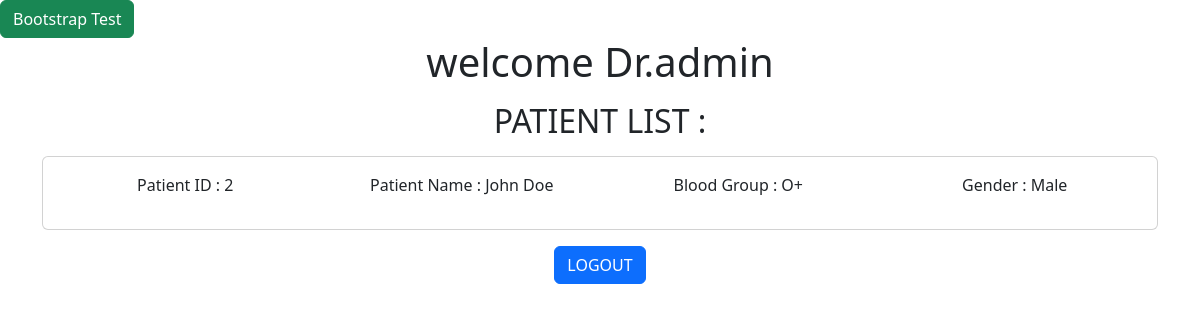
Page /doctor_dashboard (signed in) on the earlier database version.
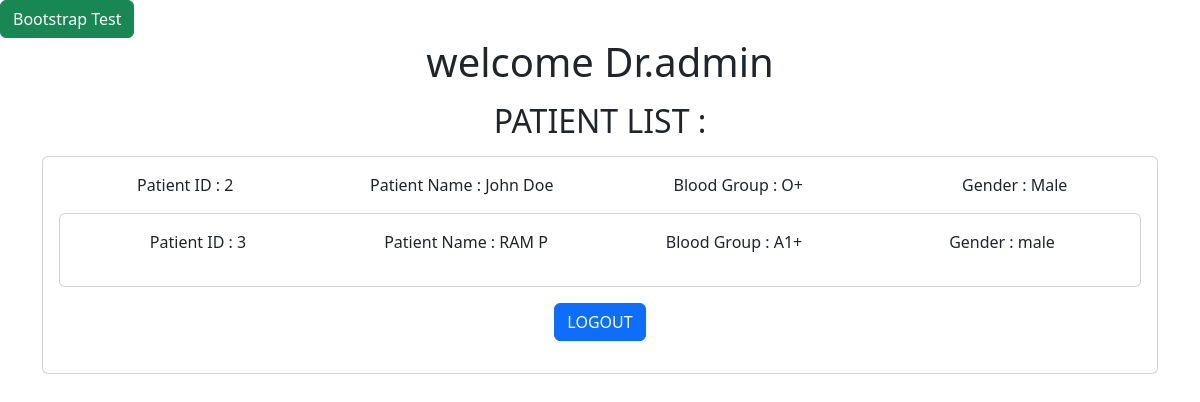
Same page on the later database version.
### tables this page shows
CREATE TABLE patients(
    patient_id INTEGER PRIMARY KEY AUTOINCREMENT,
    firstname TEXT NOT NULL,
    lastname TEXT NOT NULL,
    gender TEXT NOT NULL,
    dob TEXT NOT NULL,
    phone TEXT NOT NULL,
    email TEXT NOT NULL,
    address TEXT NOT NULL,
    blood_group TEXT NOT NULL,
    time TIMESTAMP DEFAULT CURRENT_TIMESTAMP
);

### app.py (the view)
@app.route("/doctor_dashboard")
def doctor_dashboard():
    conn=sq.connect("ehr.db")
    cursor=conn.cursor()
    conn.row_factory = sq.Row
    cursor.execute("SELECT*FROM patients")
    patients=cursor.fetchall()
    conn.close()
    if "doctor" in session:
        return render_template("doctor_dashboard.html",username=session["doctor"],patients=patients)
    else:
        return redirect(url_for("doctor_login"))

### templates/doctor_dashboard.html (shortened to what this page needs)
<!DOCTYPE html>
<html>
    <head>
        <link href="https://cdn.jsdelivr.net/npm/bootstrap@5.3.8/dist/css/bootstrap.min.css"
      rel="stylesheet">
    </head>
    <body>
        <button class="btn btn-success">
            Bootstrap Test
        </button>
        <div class="container">
        <h1 class="text-center mb-3">
            welcome Dr.{{username}}
        </h1>
        <h2 class="text-center mb-3">
            PATIENT LIST :
        </h2>
        {% for patient in patients %}
        <div class="card rounded p-3 mb-3">
        <div class="row">
        <div class="col-3">
        <p class="text-center mb-3">
             Patient ID : {{patient[0]}}
        </p>
        </div>
        <div class="col-3">
        <p class="text-center mb-3">
            Patient Name : {{patient[1]}} {{patient[2]}}
        </p>
        </div>
        <div class="col-3">
        <p class="text-center mb-3">
            Blood Group : {{patient[8]}}
        </p>
        </div>
        <div class="col-3">
        <p class="text-center mb-3">
            Gender : {{patient[3]}}
        </p>
        </div>
        </div>
        {% endfor %}
        </div>
        <div class="text-center">
        <a href="/logout" class="btn btn-primary text-center mb-3">
            LOGOUT
        </a>
        </div>
        </div>
        </div>
    </body>
</html>

Differences in the rows shown:
added patients: patient_id "3", firstname "RAM", lastname "P", blood_group "A1+", gender "male"
